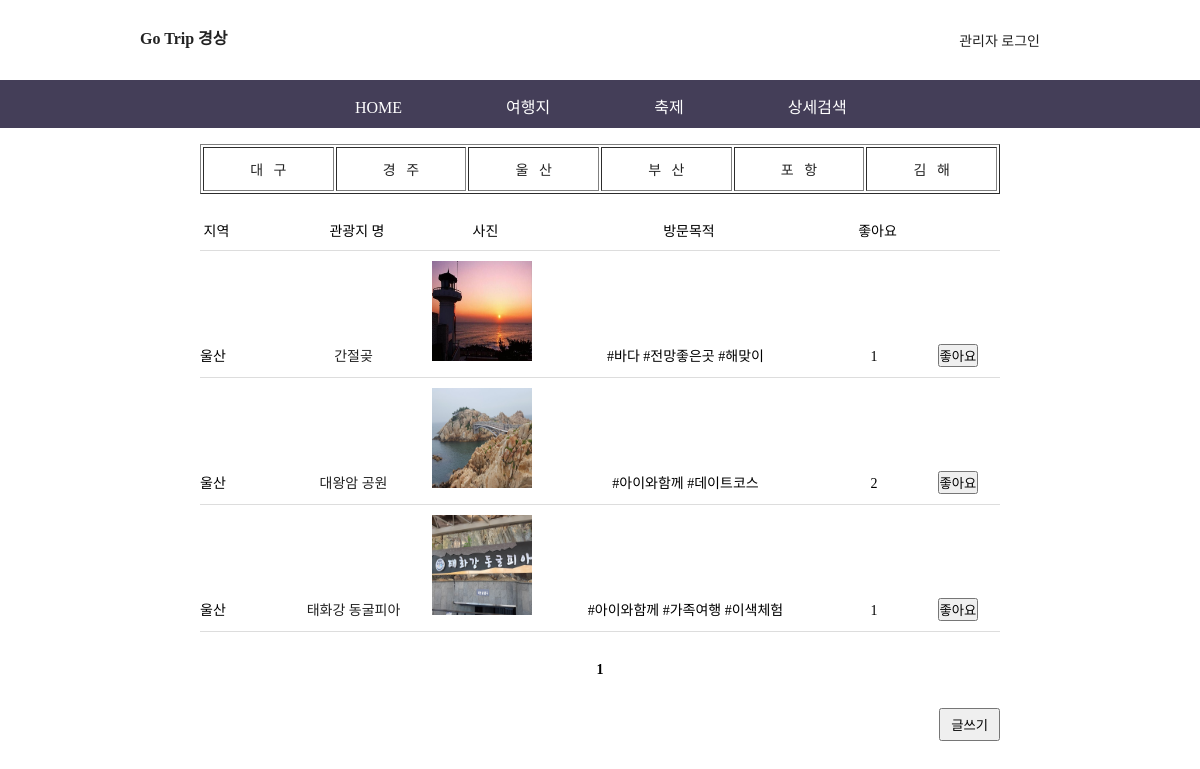
The app's page /trip/trip_ws.php with its own data.
### tables this page shows
CREATE TABLE `trip_ok` (
  `num` int(11) NOT NULL,
  `subject` char(20) NOT NULL,
  `content` varchar(1000) NOT NULL,
  `area` char(20) NOT NULL,
  `purpose` char(20) NOT NULL,
  `Details` varchar(1000) NOT NULL,
  `file_name` char(40) DEFAULT NULL,
  `file_type` char(40) DEFAULT NULL,
  `file_copied` char(40) DEFAULT NULL,
  `hit` int(11) NOT NULL
);

### trip/trip_ws.php (the view, shortened to what this page needs)
<!DOCTYPE html>
<html>
<head>
<link rel="stylesheet" type="text/css" href="./css/trip_common.css">
<link rel="stylesheet" type="text/css" href="./css/trip_list.css">
</head>
<body>
<header>
    <?php include "header.php";?>
</header>
<section>
   	<div id="board_box"><br>
	   <table border="1" width="800" height="50" align="center">
       <tr align="center">
       <td><a href="trip_dg.php">대&nbsp&nbsp&nbsp구</td>
       <td><a href="trip_gj.php">경&nbsp&nbsp&nbsp주</td>
       <td><a href="trip_ws.php">울&nbsp&nbsp&nbsp산</td>
       <td><a href="trip_bs.php">부&nbsp&nbsp&nbsp산</td>
       <td><a href="trip_ph.php">포&nbsp&nbsp&nbsp항</td>
       <td><a href="trip_kh.php">김&nbsp&nbsp&nbsp해</td>
     </tr>
   </table><br>
	    <ul id="trip_list">
				<li>
          <span class="col2">지역</span>
					<span class="col3">관광지 명</span>
					<span class="col4">사진</span>
					<span class="col5">방문목적</span>
          <span class="col6">좋아요</span>
				</li>
<?php
	if (isset($_GET["page"]))
		$page = $_GET["page"];
	else
		$page = 1;
	$con = mysqli_connect("localhost", "user1", "12345", "trip");
	$sql = "select * from trip_ok where area = '울산'";
	$result = mysqli_query($con, $sql);
	$total_record = mysqli_num_rows($result);
	$scale = 10;
	if ($total_record % $scale == 0)
		$total_page = floor($total_record/$scale);
	else
		$total_page = floor($total_record/$scale) + 1;
+
	$start = ($page - 1) * $scale;
   for ($i=$start; $i<$start+$scale && $i < $total_record; $i++)
   {
      mysqli_data_seek($result, $i);
      $row = mysqli_fetch_array($result);
	  $num = $row["num"];
	  $subject = $row["subject"];
    $area = $row["area"];
    $purpose = $row["purpose"];
    $file_copied = $row["file_copied"];
    $hit = $row["hit"];
?>
				<li>
          <span class="col2"><?=$area?></span>
					<span class="col3"><a href="trip_view.php?num=<?=$num?>"><?=$subject?></a></span>
					<span class="col4"><img src="./data/<?=$file_copied?>" width="100" height="100"></span>
          <span class="col5"><?=$purpose?></span>
          <span class="col6"><?=$hit?></span>
          <span class="col7"><button onclick="location.href='trip_hit.php?num=<?=$num?>&page=<?=$page?>&hit=<?=$hit?>'">좋아요</button></span>
				</li>
<?php
   }
?>
	    	</ul>
			<ul id="page_num">
<?php
	if ($total_page>=2 && $page >= 2)
	{
		$new_page = $page-1;
		echo "<li><a href='trip_list.php?page=$new_page'>◀ 이전</a> </li>";
	}
	else
		echo "<li>&nbsp;</li>";
   	for ($i=1; $i<=$total_page; $i++)
   	{
		if ($page == $i)
		{
			echo "<li><b> $i </b></li>";
		}
		else
		{
			echo "<li><a href='trip_list.php?page=$i'> $i </a><li>";
		}
   	}
   	if ($total_page>=2 && $page != $total_page)
   	{
		$new_page = $page+1;
		echo "<li> <a href='trip_list.php?page=$new_page'>다음 ▶</a> </li>";
	}
	else
		echo "<li>&nbsp;</li>";
?>
			</ul>
			<ul class="buttons">
				<li>
<?php
    if($userid) {
?>
					<button onclick="location.href='trip_form.php'">글쓰기</button>
<?php
	} else {
?>
					<a href="javascript:alert('관리자 전용!')"><button>글쓰기</button></a>
<?php
	}
?>
				</li>
			</ul>
	</div>
</section>
</body>
</html>

### trip/css/trip_common.css (style rules this page uses)
* { padding: 0; margin: 0; }
body { font-family: "돋움"; font-size: 14px; }
img { border: 0; }
ul { list-style-type: none; }
a { display: inline-block; text-decoration: none; }
a:link { text-decoration:none; color: #222222; }

### trip/css/trip_list.css (style rules this page uses)
#board_box { position: relative; width: 800px; margin: 0 auto; }
#board_box .buttons { text-align: right; margin: 20px 0 40px 0; }
#board_box .buttons li { display: inline; }
#board_box .buttons button { padding: 5px 10px; cursor: pointer; }
#trip_list li { padding: 10px 0; border-bottom: solid 1px #dddddd; }
#trip_list span { display: inline-block; text-align: center; }
#trip_list .col2 { width: 100px; text-align: left; }
#trip_list .col3 { width: 100px; }
#trip_list .col4 { width: 150px; }
#trip_list .col5 { width: 250px; }
#trip_list .col6 { width: 120px; }
#page_num { text-align: center; margin: 30px 0 }
#page_num li { display: inline; }
#board_box { width: 800px; margin: 0 auto; }

### records on screen
trip_ok: area "울산", subject "간절곶", file_copied (picture), purpose "#바다 #전망좋은곳 #해맞이", hit "1"
trip_ok: area "울산", subject "대왕암 공원", file_copied (picture), purpose "#아이와함께 #데이트코스", hit "2"
trip_ok: area "울산", subject "태화강 동굴피아", file_copied (picture), purpose "#아이와함께 #가족여행 #이색체험", hit "1"
